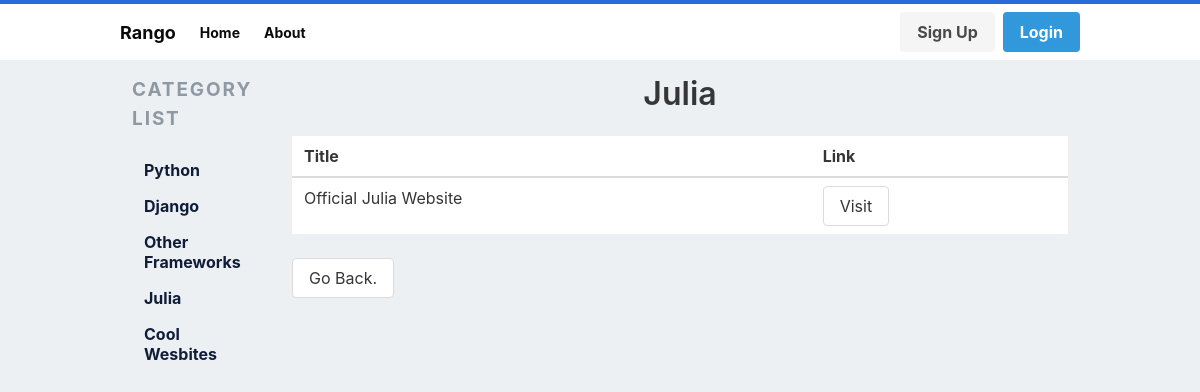
Page /rango/category/julia/ on the earlier database version.
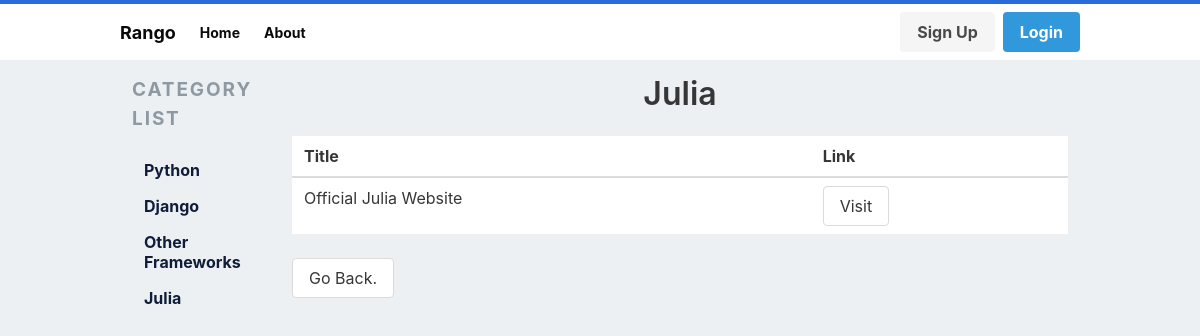
Same page on the later database version.
### rango/models.py (models this page shows, shortened)
class Category(models.Model):
    NAME_MAX_LENGTH = 128
    name = models.CharField(max_length=NAME_MAX_LENGTH, unique = True)
    views = models.IntegerField(default=0) # exercise question
    likes = models.IntegerField(default=0) # exercise question
    slug = models.SlugField(unique=True)
    class Meta:
        verbose_name_plural = "Categories" # for fixing 'Categorys'

class Page(models.Model):
    TITLE_MAX_LENGTH = 128
    URL_MAX_LENGTH = 200
    category = models.ForeignKey(Category, on_delete=models.CASCADE)
    title = models.CharField(max_length=TITLE_MAX_LENGTH)
    url = models.URLField()
    views = models.IntegerField(default=0)

### rango/views.py (the view)
def show_category(request, category_name_slug):
    context_dict = {}
    try:
        category = Category.objects.get(slug=category_name_slug)
        pages = Page.objects.filter(category=category)
        context_dict['pages'] = pages
        context_dict['category'] = category
    except Category.DoesNotExist:
        context_dict['category'] = None
        context_dict['pages'] = None
    return render(request, 'rango/category.html', context=context_dict)

### rango/templatetags/rango_template_tags.py (called while the page is built)
@register.inclusion_tag('rango/categories.html')
def get_category_list(current_category=None):
    return {'categories': Category.objects.all(),
            'current_category':current_category}

### templates/rango/category.html (shortened to what this page needs)
{% extends 'rango/base.html' %}
{% load staticfiles %}
{% block body_block %}
    {% if category %}
    <center><h1 class="title is-3">{{ category.name }}</h1></center><br />
    <div class="container">
        {% if pages %}
        <table class="table is-fullwidth is-hoverable">
            <thead>
                <tr>
                    <th>Title</th>
                    <th>Link</th>
                </tr>
            </thead>
            <tbody>
                {% for page in pages %}
                <tr>
                    <td>{{ page.title }}</td>
                    <td><a class="button button-primary" href="{{ page.url }}">Visit</a></td>
                </tr>
                {% endfor %}
            </tbody>
        </table>
        {% else %}
            <strong> No pages currently in category. </strong><br />
        {% endif %}
        <a class="button" href="/rango">Go Back.</a>
    </div>
    {% else %}
        <strong> The specified category doesn't exist. </strong><br />
    {% endif %}
{% endblock %}

### templates/rango/base.html (shortened to what this page needs)
<!DOCTYPE html>
{% load staticfiles %}
{% load rango_template_tags %}
<html lang="en">
<head>
    <link rel="stylesheet" href="https://maxcdn.bootstrapcdn.com/font-awesome/4.7.0/css/font-awesome.min.css">
    <link rel="stylesheet" type="text/css" href="{% static 'css/bulma.css' %}">
    <link rel="stylesheet" type="text/css" href="{% static 'css/admin.css' %}">
</head>
<body>
    <nav class="navbar is-white">
        <div class="container">
            <div class="navbar-brand">
                <a class="navbar-item brand-text" href="{% url 'rango:index' %}"><strong>Rango</strong></a>
            </div>
            {% if user.is_authenticated %}
            <div id="navMenu" class="navbar-menu">
                <div class="navbar-start">
                    <a class="navbar-item" href="{% url 'rango:index' %}">Home</a>
                    <a class="navbar-item" href="{% url 'rango:about' %}">About</a>
                    <a class="navbar-item" href="{% url 'rango:login_check' %}">Restricted</a>
                    <a class="navbar-item" href="{% url 'auth_password_change' %}">Change Password</a>
                    <a class="navbar-item" href="{% url 'rango:add_category' %}">Add Category</a>
                </div>
                <div class="navbar-end">
                    <div class="navbar-item">
                        <div class="buttons">
                            <a class="button is-warning" href="{% url 'auth_logout' %}">
                                <strong>Logout</strong>
                            </a>
                        </div>
                    </div>
                </div>
            </div>
            {% else %}
            <div id="navMenu" class="navbar-menu">
                <div class="navbar-start">
                    <a class="navbar-item" href="{% url 'rango:index' %}">Home</a>
                    <a class="navbar-item" href="{% url 'rango:about' %}">About</a>
                </div>
                <div class="navbar-end">
                    <div class="navbar-item">
                        <div class="buttons">
                            <a class="button is-light" href="{% url 'registration_register' %}">
                            <strong>Sign Up</strong>
                            </a>
                            <a class="button is-info" href="{% url 'auth_login' %}">Login</a>
                        </div>
                    </div>
                </div>
        </div>
            {% endif %}
        </div>
    </nav>
    <div class="container">
        <div class="columns is-mobile">
            <div class="column is-2 is-hidden-touch is-narrow">
                <aside class="menu is-hidden-touch">
                    <p class="menu-label">
                        Category List
                    </p>
                    <ul class="menu-list">
                    {% block sidebar_block %}
                        {% get_category_list category %}
                    {% endblock %}
                    </ul>
                </aside>
            </div>
            <div class="column is-10 is-full-touch">
                {% block body_block %}
                {% endblock %}
            </div>
        </div>
    </div>
</body>
</html>

### templates/rango/categories.html
{% for c in categories %}
    {% if c == current_category %}
    <li>
        <b>
            <a href="{% url 'rango:show_category' c.slug %}">{{ c.name }}</a>
        </b>
    </li>
    {% else %}
    <li>
        <a href="{% url 'rango:show_category' c.slug %}">{{ c.name }}</a>
    </li>
    {% endif %}
{% endfor %}

### static/css/admin.css (style rules this page uses)
html, body { font-family: -apple-system, BlinkMacSystemFont, "Segoe UI", Roboto, Oxygen-Sans, Ubuntu, Cantarell, "Helvetica Neue", sans-serif; font-size: 16px; line-height: 1.5; height: 100%; background: #ECF0F3; }
nav.navbar { border-top: 4px solid #276cda; margin-bottom: 1rem; }
.navbar-item.brand-text { font-weight: 300; font-size: large; }
.navbar-item, .navbar-link { font-size: 14px; font-weight: 700; }
.columns { width: 100%; height: 100%; margin-left: 0; }
.menu-label { color: #8F99A3; letter-spacing: 1.3; font-weight: 700; font-size: 19px; }
.menu-list a { color: #0F1D38; font-size: 16px; font-weight: 700; }

Differences in the rows shown:
removed Category: name "Cool Wesbites"
